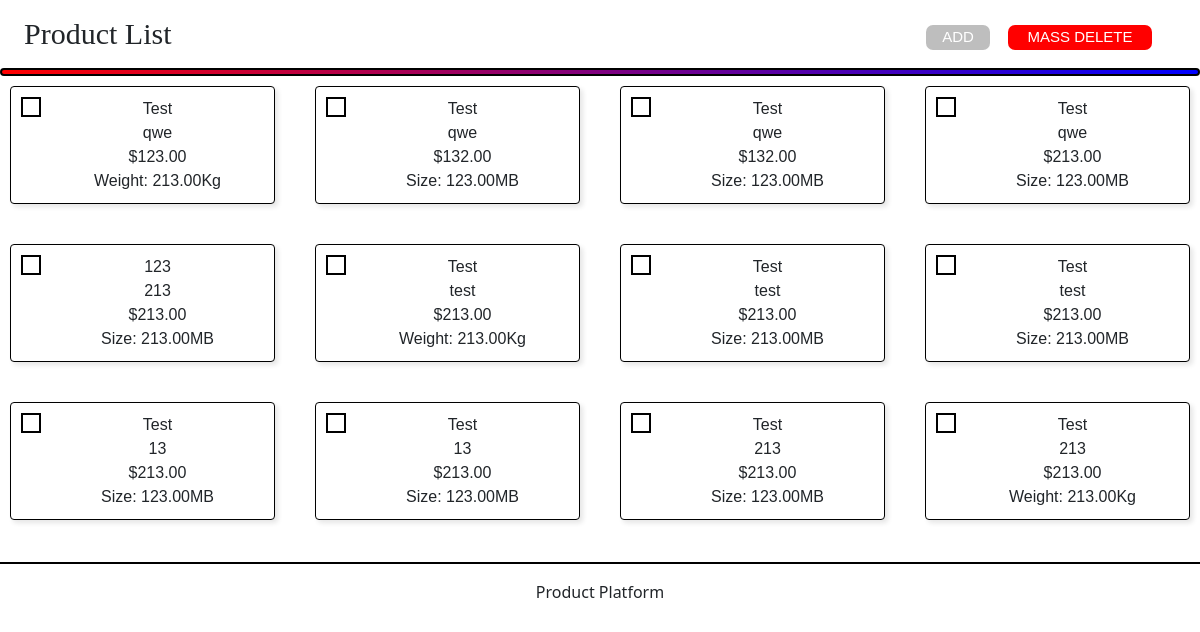
The page / on the database its author committed.
### tables this page shows
CREATE TABLE `book_table` (
  `book_id` int(10) NOT NULL,
  `product_id` int(10) NOT NULL,
  `weight` decimal(10,2) NOT NULL
);

CREATE TABLE `products` (
  `product_id` int(10) NOT NULL,
  `sku` varchar(255) DEFAULT NULL,
  `name` varchar(255) DEFAULT NULL,
  `price` decimal(10,2) NOT NULL,
  `product_type` enum('DVD','Book','Furniture') NOT NULL
);

CREATE TABLE `dvd_table` (
  `dvd_id` int(10) NOT NULL,
  `product_id` int(10) NOT NULL,
  `size` decimal(10,2) NOT NULL
);

### index.php (the view, shortened to what this page needs)
<?php
    $conn = OpenCon();
    $sql = "SELECT p.product_id, p.sku, p.name, p.price, p.product_type,";
    $sql .= "d.size as dvd_size, b.weight as book_weight, ";
    $sql .= "f.height as furniture_height, f.width as furniture_width, f.length as furniture_length ";
    $sql .= "FROM products p ";
    $sql .= "LEFT JOIN dvd_table d ON p.product_id = d.product_id ";
    $sql .= "LEFT JOIN book_table b ON p.product_id = b.product_id ";
    $sql .= "LEFT JOIN furniture_table f ON p.product_id = f.product_id ";
    $sql .= "ORDER BY p.product_id";
    $products = mysqli_query($conn, $sql);
?>
<!DOCTYPE html>
<head>
    <link href="https://maxcdn.bootstrapcdn.com/bootstrap/4.5.2/css/bootstrap.min.css" rel="stylesheet">
    <link rel="stylesheet" type="text/css" href="./style.css"/>
</head>
<body>
<form action="index.php" method="post" id="delete-form">
    <div class="title-and-buttons">
        <h1 class="align-self-start mt-3 ml-4 mb-3">Product List</h1>
        <div class="header-container">
            <a href="./add.php">
                <button type="button" class="btn btn-primary mr-2 mt-3" id="add-product-btn">ADD</button>
            </a>
            <button name="mass-delete-btn" class="btn btn-danger mt-3 mr-5" type="submit" id="delete-product-btn">MASS DELETE</button>
        </div>
    </div>
    <hr class="hr-header">
    <div class="grid-container">
    <?php
        while($product = mysqli_fetch_assoc($products)) {
            $specific_attribute = "";
            switch($product['product_type']) {
                case 'DVD':
                    $specific_attribute = "Size: {$product['dvd_size']}MB";
                    break;
                case 'Book':
                    $specific_attribute = "Weight: {$product['book_weight']}Kg";
                    break;
            }
    ?>
        <div class="card">
            <span class="checkmark"></span>
            <div class="product-details">
                <div><?php echo $product['sku']; ?></div>
                <div><?php echo $product['name']; ?></div>
                <div><?php echo "$" . $product['price']; ?></div>
                <div><?php echo $specific_attribute; ?></div>
            </div>
        </div>
    <?php
        }
    ?>
    </div>
</form>
<?php include 'footer.php'; ?>
</body>
</html>

### footer.php
<footer>Product Platform</footer>

### style.css (style rules this page uses)
body, html { font-family: "Quicksand", sans-serif; }
h1 { font-family: cursive; font-size: 2.5vw; }
a { text-decoration: none; }
.title-and-buttons, .header-container { display: flex; align-items: center; }
.title-and-buttons { justify-content: space-between; }
.hr-header { height: 4px; border: 2px solid black; border-radius: 10px; background: linear-gradient(to left, blue, red); margin: 0; }
#add-product-btn { height: 25px; width: 4rem; padding: 0; margin: 10px; background-color: rgb(190, 190, 190); font-family: "Quicksand", sans-serif; font-size: 15px; font-weight: 400; text-align: center; border: none; border-radius: 7px; outline: none; position: relative; cursor: pointer; transition-duration: 0.5s; }
#delete-product-btn { height: 25px; width: 9rem; padding: 0; margin: 10px; background-color: red; font-family: "Quicksand", sans-serif; font-size: 15px; font-weight: 400; text-align: center; border: none; border-radius: 7px; outline: none; position: relative; cursor: pointer; transition-duration: 0.5s; color: white; }
.product-rectangle, .card { display: flex; align-items: center; justify-content: center; padding: 10px; border: 1px solid #000; margin: 10px; box-shadow: 3px 3px 5px rgba(0, 0, 0, 0.1); cursor: pointer; background-color: #fff; }
.checkmark { position: absolute; top: 10px; left: 10px; height: 20px; width: 20px; border: 2px solid #000; background-color: transparent; z-index: 1; }
.checkmark:after { content: ""; position: absolute; top: 1px; left: 3px; width: 10px; height: 10px; border: solid white; border-width: 0 3px 3px 0; transform: rotate(45deg); z-index: 3; }
.grid-container { display: grid; grid-template-columns: repeat(4, 1fr); gap: 20px; }
.product-details { text-align: center; margin-left: 30px; }
footer { font-family: system-ui; border-top: 2px solid black; padding-top: 1rem; text-align: center; margin-top: 2rem; }

### rows shown on the page
book_table: product.sku "Test", product.name "qwe", product.price "123.00", weight "Weight: 213.00Kg"
dvd_table: product.sku "Test", product.name "qwe", product.price "132.00", size "Size: 123.00MB"
dvd_table: product.sku "Test", product.name "qwe", product.price "132.00", size "Size: 123.00MB"
dvd_table: product.sku "Test", product.name "qwe", product.price "213.00", size "Size: 123.00MB"
dvd_table: product.sku "123", product.name "213", product.price "213.00", size "Size: 213.00MB"
book_table: product.sku "Test", product.name "test", product.price "213.00", weight "Weight: 213.00Kg"
dvd_table: product.sku "Test", product.name "test", product.price "213.00", size "Size: 213.00MB"
dvd_table: product.sku "Test", product.name "test", product.price "213.00", size "Size: 213.00MB"
dvd_table: product.sku "Test", product.name "13", product.price "213.00", size "Size: 123.00MB"
dvd_table: product.sku "Test", product.name "13", product.price "213.00", size "Size: 123.00MB"
dvd_table: product.sku "Test", product.name "213", product.price "213.00", size "Size: 123.00MB"
book_table: product.sku "Test", product.name "213", product.price "213.00", weight "Weight: 213.00Kg"
